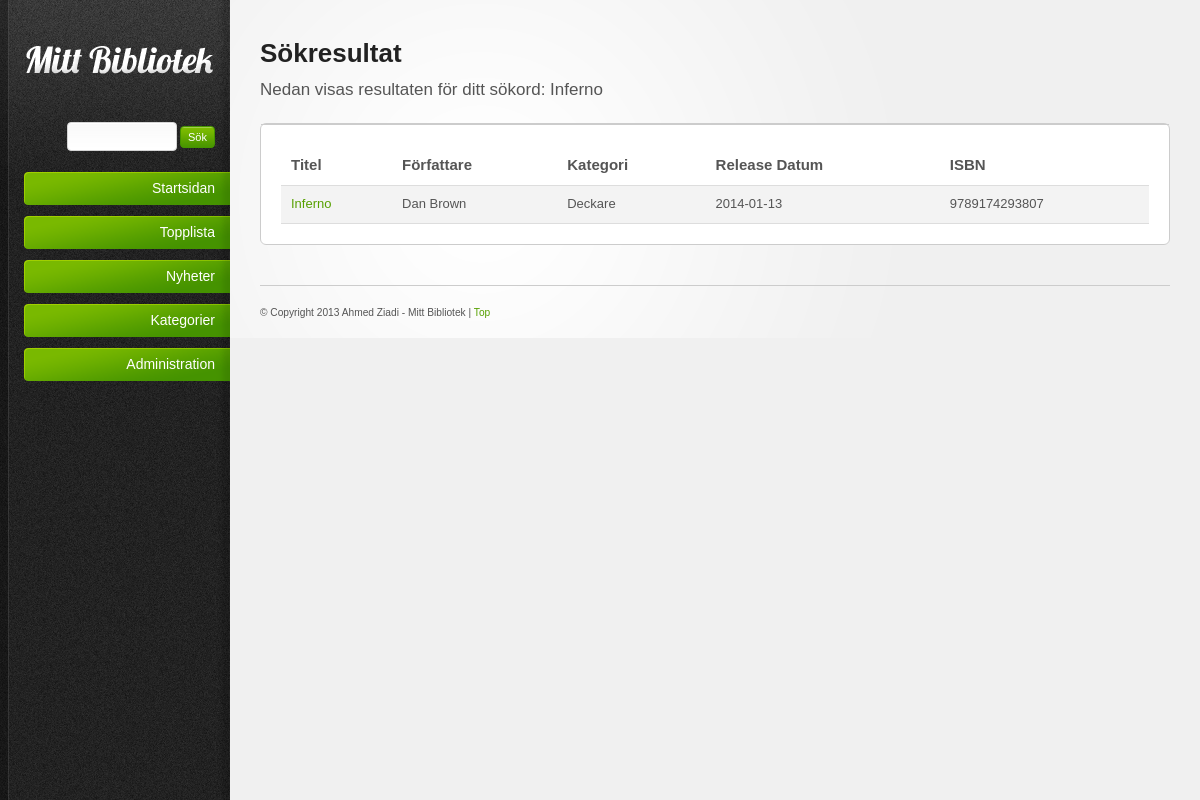
Page /sok.php?sokord=Inferno on the committed database.
### tables this page shows
CREATE TABLE IF NOT EXISTS `bocker` (
  `ID` int(11) NOT NULL AUTO_INCREMENT,
  `titel` varchar(255) NOT NULL,
  `datum` date NOT NULL,
  `kategori` varchar(255) NOT NULL,
  `visit` int(11) NOT NULL,
  `ISBN` varchar(13) NOT NULL,
  `forfattare` varchar(255) NOT NULL,
  PRIMARY KEY (`ID`)
);

### sok.php (the view, shortened to what this page needs)
<?
require('header.php');
if (isset($_GET['sokord']) && $_GET['sokord']) {
	$sokord = $_GET['sokord'];
	$sql = "select * from bocker WHERE titel LIKE '%{$sokord}%'";
	$result = mysql_query($sql, $dbconnection);
?>
			<h2>Sökresultat</h2>
			<p id="page-intro">Nedan visas resultaten för ditt sökord: <? echo $sokord ?></p>
<?
	if ($myRow = mysql_fetch_array($result)) {
		do {
			echo "<tr><td><a href='bok.php?id=" . $myRow['ID'] . "'>" . $myRow['titel'] . "</a></td>";
			echo "<td>" . $myRow['forfattare'] . "</td>";
			echo "<td>" . $myRow['kategori'] . "</td>";
			echo "<td>" . $myRow['datum'] . "</td>";
			echo "<td>" . $myRow['ISBN'] . "</td></tr>";
		} while($myRow = mysql_fetch_array($result));
	}
	else {
    	echo "<tr><td colspan='5'>Inga böcker hittades med denna titel</td></tr>";
	}
}
else {
	header('Location: index.php');
}
require('footer.php'); ?>

### resources/css/style.css (style rules this page uses)
html { font-size: 100%; height: 100%; margin-bottom: 1px; }
body { font-family: Arial, Helvetica, sans-serif; color: #555; background: #f0f0f0 url('../images/bg-body.gif') top left repeat-y; font-size: 12px; }
h1, h2, h3, h4, h5, h6 { font-family: Helvetica, Arial, sans-serif; color: #222; font-weight: bold; }
h2 { font-size: 26px; padding: 0 0 10px 0; }
a { color: #57a000; text-decoration: none; }
p { padding: 5px 0 10px 0; line-height: 1.6em; }
#page-intro { font-size: 17px; padding: 0 0 20px 0; }
#main-content tbody tr { background: #fff; }
#main-content tbody tr.alt-row { background: #f3f3f3; }
#main-content table td, #main-content table th { padding: 10px; line-height: 1.3em; }

### rows in the picture
bocker: titel "Inferno", forfattare "Dan Brown", kategori "Deckare", datum "2014-01-13", ISBN "9789174293807"

### other values in the picture
$sokord "Inferno"
